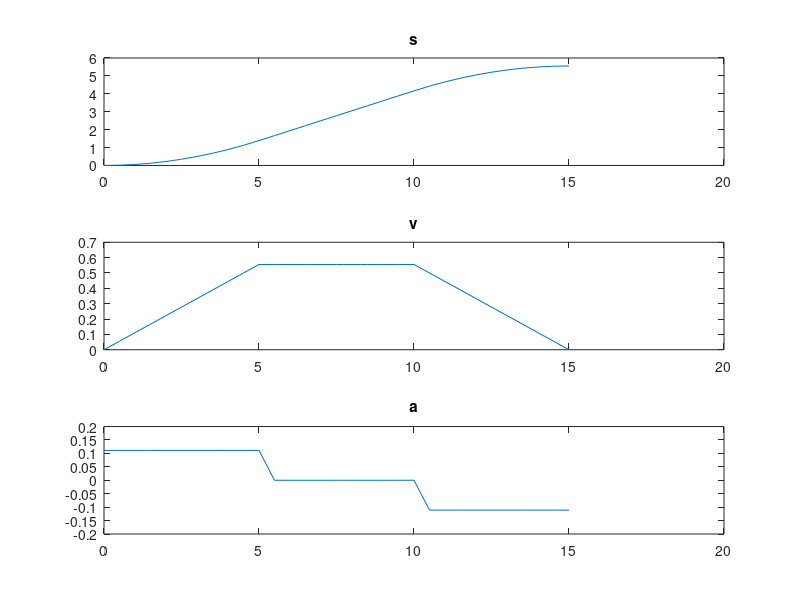
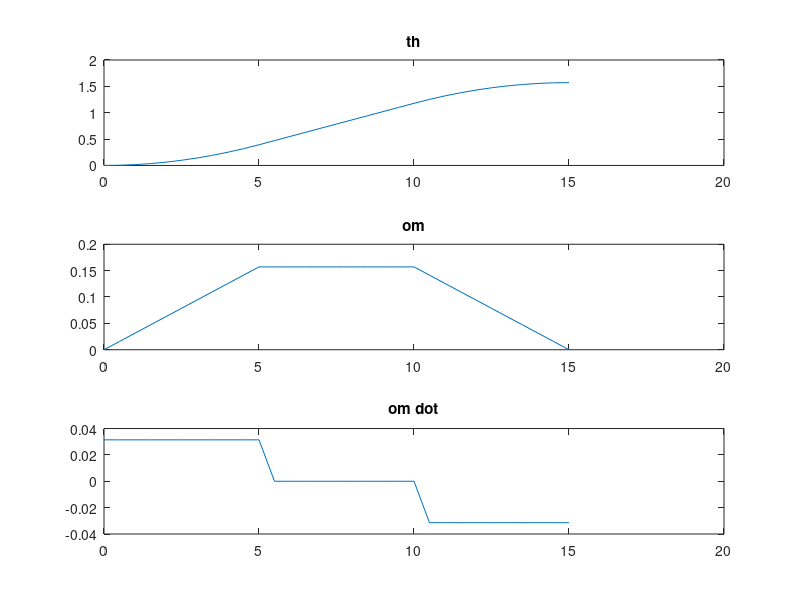
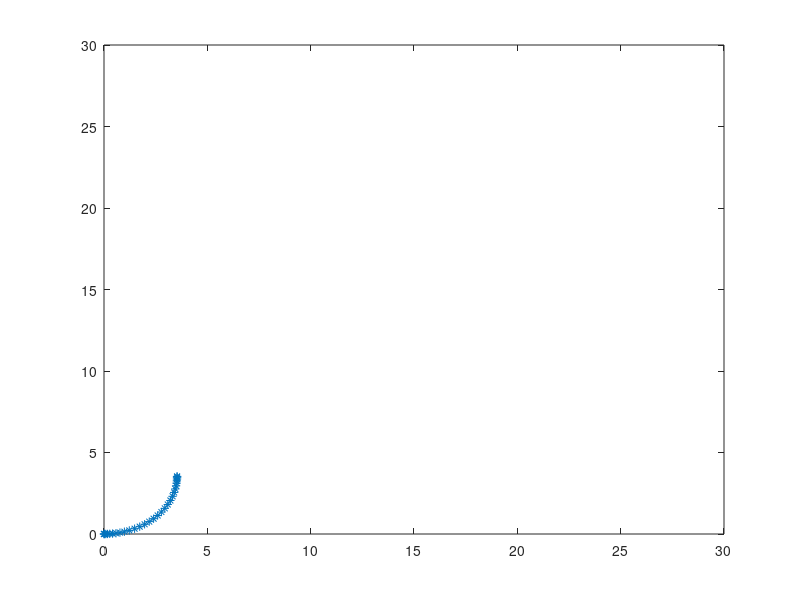

Write MATLAB code to recreate these figures, in order.
close all
clear 

        %%%%%%%%%%%%%%%%%%%%%%%%%%%%
        %%%%   ARC TRAJECTORY   %%%%
        %%%%%%%%%%%%%%%%%%%%%%%%%%%%



%%%%%%%%%%%%  DATA  %%%%%%%%%%%%%

T = 0.5;    %TIME STEP [s]
N = 6;      %N 

t0 = 0;     %START TIME [s]
tc = 5;     %ACCELERATION TIME [s]
tf = 15;    %FINISH TIME [s]

delta_th=90;%DELTA ORIENTATION [deg]
dis=5;     %SPATIAL DISPLACEMENT [m]
Tsample=0.01;
%%%%%%%%%%%%%%%%%%%%%%%%%%%%%%%%%

t = 0:T:tf;
s=zeros(1,length(t));
v=s; dv=s;
th =s; om =s; dom = s;

r=(dis/2)/sin(deg2rad(delta_th/2));
% f=r*cos(deg2rad(delta_th/2));
l = r*deg2rad(delta_th);

s0 = 0; 
sf = l; 
vc = (sf-s0)/(tf-tc);

th0 = deg2rad(0);
thf = deg2rad(delta_th);
omc = (thf-th0)/(tf-tc);

for i=1:length(t)
    if t(i)<=tc
        s(i) = s0 + vc/(2*tc)*t(i)^2;
        v(i) = vc/tc*t(i);
        dv(i) = vc/tc;
        
        th(i) = th0 + omc/(2*tc)*t(i)^2;
        om(i) = omc/tc*t(i);
        dom(i) = omc/tc;
    elseif t(i) <= tf-tc
        s(i) = s0 + vc*(t(i)-tc/2);
        v(i) = vc;
        dv(i) = 0;
        
        th(i) = th0 + omc*(t(i)-tc/2);
        om(i) = omc;
        dom(i) = 0;
    else 
        s(i) = sf - vc/(2*tc)*(tf-t(i))^2;
        v(i) = vc/tc*(tf-t(i));
        dv(i) = -vc/tc;
        
        th(i) = thf - omc/(2*tc)*(tf-t(i))^2;
        om(i) = omc/tc*(tf-t(i));
        dom(i) = -omc/tc;
    end
end

figure;
subplot(3,1,1)
plot(t,s)
title('s');
subplot(3,1,2)
plot(t,v)
title('v');
subplot(3,1,3)
plot(t,dv)
title('a');

figure;
subplot(3,1,1)
plot(t,th)
title('th');
subplot(3,1,2)
plot(t,om)
title('om');
subplot(3,1,3)
plot(t,dom)
title('om dot');

th_d = om;
x_d = v.*cos(th);
y_d = v.*sin(th);
p_d = [x_d' y_d'];

x = 0; y = 0;
for i = 2:length(t) 
    x(i) = x(i-1) + v(i-1)*T*cos(th(i-1));
    y(i) = y(i-1) + v(i-1)*T*sin(th(i-1));    
end

figure;
plot(x,y,'*')
axis([0 30 0 30]);

Ttot=tf;

xd=[x;y;th];